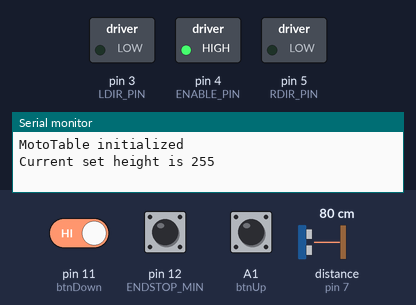
This program was run on a simulated Arduino Pro Mini, built with avr-gcc and run on an emulated ATmega328P. Parts: switched loads named in the program (green lamp = pin HIGH), the last lines printed to the serial monitor. Inputs (shaded band) come from the test bench; at power-on: pin 12 (ENDSTOP_MIN) HIGH, pin 11 (btnDown) HIGH, A1 (btnUp) HIGH, distance to the obstacle (sensor on pin 7) 80 cm. The echo pulse lasts 58.3 µs per cm; EEPROM starts erased; pins used as bus, display or sensor lines are not drawn.

Above: at 1.2 s.
1.3 s: pin 12 (ENDSTOP_MIN) pulled LOW for 0.15 s
At 1.7 s:
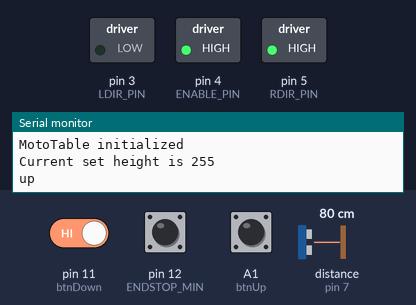
4.9 s: pin 11 (btnDown) driven LOW and A1 (btnUp) driven LOW
At 7.8 s:
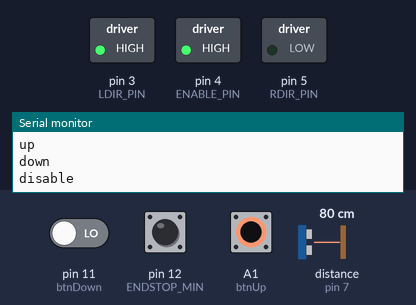
7.9 s: pin 11 (btnDown) driven HIGH
At 8.7 s:
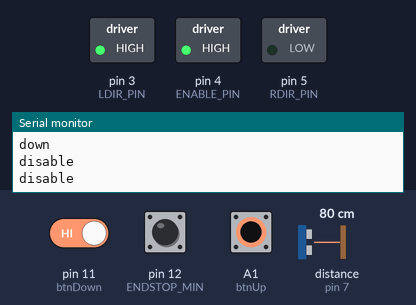
9.4 s: pin 11 (btnDown) driven LOW
At 10.46 s:
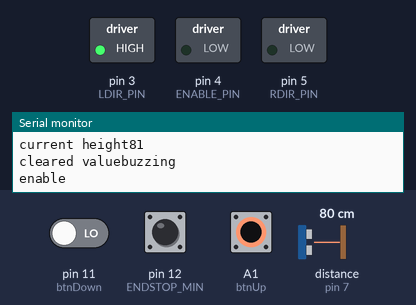
12.4 s: A1 (btnUp) pulsed HIGH 2 times (0.12 s each, 0.3 s apart)
Timing chart, 0 to 15.4 s (numbered marks = the images above; inputs shaded):
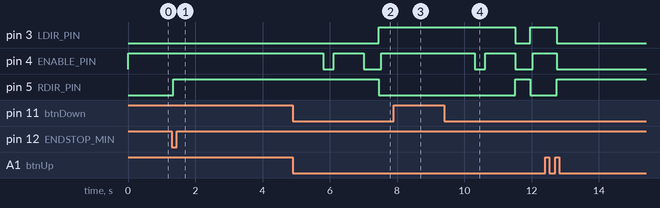

Measured:
- after the input at 1.3 s, pin 5 (RDIR_PIN): LOW → HIGH after 0.05 s
- after the input at 4.9 s, pin 3 (LDIR_PIN): LOW → HIGH after 2.6 s; pin 4 (ENABLE_PIN): HIGH → LOW after 0.91 s, → HIGH 0.31 s later, → LOW 0.89 s later, → HIGH 0.52 s later; pin 5 (RDIR_PIN): HIGH → LOW after 2.6 s
- after the input at 7.9 s, pin 4 (ENABLE_PIN): stays HIGH (without the input it goes to LOW after 0.49 s)
- after the input at 9.4 s, pin 3 (LDIR_PIN): HIGH → LOW after 2.1 s, → HIGH 0.45 s later; pin 4 (ENABLE_PIN): HIGH → LOW after 0.91 s, → HIGH 0.31 s later, → LOW 0.89 s later, → HIGH 0.52 s later; pin 5 (RDIR_PIN): LOW → HIGH after 2.1 s, → LOW 0.45 s later

The program:

main.cpp
```cpp
#include <Arduino.h>
#include <EEPROM.h>
#include <OneButton.h>
#include <NewPing.h>

#define TRIGGER_PIN 8    // Arduino pin tied to trigger pin on ping sensor.
#define ECHO_PIN 7       // Arduino pin tied to echo pin on ping sensor.
#define MAX_DISTANCE 200 // Maximum distance we want to ping for (in centimeters). Maximum sensor distance is rated at 400-500cm.

#define MAX_HEIGHT 150 // max allowed height in cm

NewPing sonar(TRIGGER_PIN, ECHO_PIN, MAX_DISTANCE); // NewPing setup of pins and maximum distance.

unsigned int pingSpeed = 200; // How frequently are we going to send out a ping (in milliseconds). 50ms would be 20 times a second.
unsigned long pingTimer;      // Holds the next ping time.

bool run = false;
bool down = false;

OneButton btnUp = OneButton(A1);
OneButton btnDown = OneButton(11);

const int STEP_DELAY_US = 60;

const int ENABLE_PIN = 4;
const int STEP_PIN = 9;
const int LDIR_PIN = 3;
const int RDIR_PIN = 5;

const int ENDSTOP_MIN = 12;

unsigned long currentHeight = 0;

unsigned int setHeight = 150;

void dirUp()
{
  digitalWrite(LDIR_PIN, LOW);
  digitalWrite(RDIR_PIN, HIGH);
  Serial.println("up");
}

void dirDown()
{
  digitalWrite(LDIR_PIN, HIGH);
  digitalWrite(RDIR_PIN, LOW);
  Serial.println("down");
}

void turnMotor(int delay = STEP_DELAY_US)
{
  digitalWrite(STEP_PIN, HIGH);
  delayMicroseconds(delay);
  digitalWrite(STEP_PIN, LOW);
  delayMicroseconds(delay);
}

void enable()
{
  Serial.println("enable");
  digitalWrite(ENABLE_PIN, LOW);
}

void disable()
{
  Serial.println("disable");
  digitalWrite(ENABLE_PIN, HIGH);
}

int readCurrentHeight()
{
  Serial.println("reading height");
  int height = sonar.ping_cm();

  Serial.print("current height");
  Serial.println(height);

  return height;
}


void buzzMotorsSaved()
{
  Serial.println("buzzing");
  delay(50);
  enable();

  dirUp();
  for (int j = 0; j < 4000; j++)
  {
    turnMotor(2);
  }

  delay(400);

  dirDown();
  for (int j = 0; j < 4000; j++)
  {
    turnMotor(4);
  }

  disable();
}

void buzzMotorsCleared()
{
  Serial.println("buzzing");
  delay(50);
  enable();

  for (int j = 0; j < 18000; j++)
  {
    turnMotor(4);
  }

  disable();
}


void updateHeight(int height)
{
  unsigned char isHeightSet = EEPROM.read(0x1);

  if (isHeightSet > 0)
  {
    setHeight = MAX_HEIGHT;

    EEPROM.write(0x0, 0xff & MAX_HEIGHT);
    EEPROM.write(0x1, 0x0);

    Serial.print("cleared value");
    buzzMotorsCleared();
  }
  else
  {
    Serial.println("saving current height");
    EEPROM.write(0x0, height & 0xff);
    EEPROM.write(0x1, 0x1);

    Serial.print("stored value ");
    Serial.println(EEPROM.read(0x0));
    buzzMotorsSaved();
  }
}

void onDoubleLongPress()
{
  if (!run)
  {
    int height = readCurrentHeight();
    updateHeight(height);
  }
}

void setup()
{
  pinMode(ENABLE_PIN, OUTPUT);
  pinMode(STEP_PIN, OUTPUT);
  pinMode(LDIR_PIN, OUTPUT);
  pinMode(RDIR_PIN, OUTPUT);
  pinMode(ENDSTOP_MIN, INPUT_PULLUP);

  setHeight = EEPROM.read(0x0);

  disable();

  btnUp.attachDoubleClick([]()
                          {
                            dirUp();
                            run = true;
                            down = false;
                            enable();
                            currentHeight = 0; });

  btnDown.attachDoubleClick([]()
                            {
                              dirDown();
                              run = true;
                              down = true;
                              enable(); });

  btnUp.attachClick([]()
                    { run = false; disable(); });

  btnDown.attachClick([]()
                      { run = false; disable(); });

  Serial.begin(9600);
  pingTimer = millis(); // Start now.

  Serial.println("MotoTable initialized");
  Serial.print("Current set height is ");
  Serial.println(setHeight);
}

void moveBack()
{
  delay(50);
  dirUp();
  for (int j = 0; j < 5000; j++)
  {
    turnMotor(STEP_DELAY_US * 2);
  }
}

void echoCheck()
{ // Timer2 interrupt calls this function every 24uS where you can check the ping status.
  // Don't do anything here!
  if (sonar.check_timer())
  {
    currentHeight = sonar.ping_result / US_ROUNDTRIP_CM;
    Serial.println(currentHeight);
  }
  // Don't do anything here!
}

void loop()
{
  btnUp.tick();
  btnDown.tick();

  if (digitalRead(ENDSTOP_MIN) == LOW)
  {
    run = false;
    moveBack();
  }

  if (run && currentHeight < MAX_HEIGHT)
  {
    turnMotor();
  }

  if (run && !down && currentHeight > setHeight)
  {
    run = false;
    Serial.print("Reached set height ");
    Serial.print(setHeight);
    Serial.println(", stopping");
  }

  if (btnDown.isLongPressed() && btnUp.isLongPressed())
  {
    Serial.println("dbl long press");
    btnDown.reset();
    btnUp.reset();

    onDoubleLongPress();
  }

  if (millis() >= pingTimer && run && !down)
  {                              // pingSpeed milliseconds since last ping, do another ping.
    pingTimer += pingSpeed;      // Set the next ping time.
    sonar.ping_timer(echoCheck); // Send out the ping, calls "echoCheck" function every 24uS where you can check the ping status.
  }
}
```
